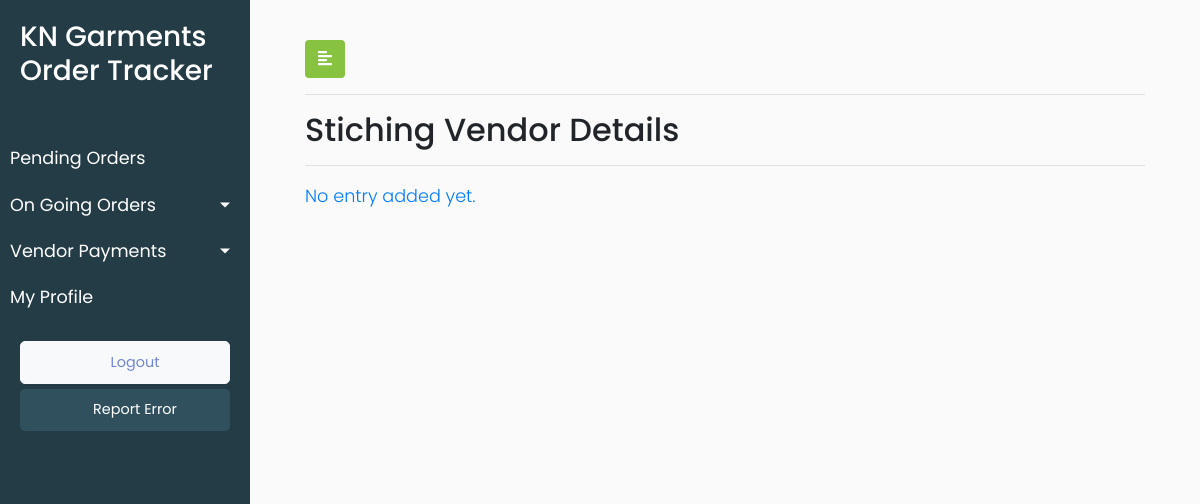
Page /vendor/details/stiching_vendor/13/2/ (signed in) on the earlier database version.
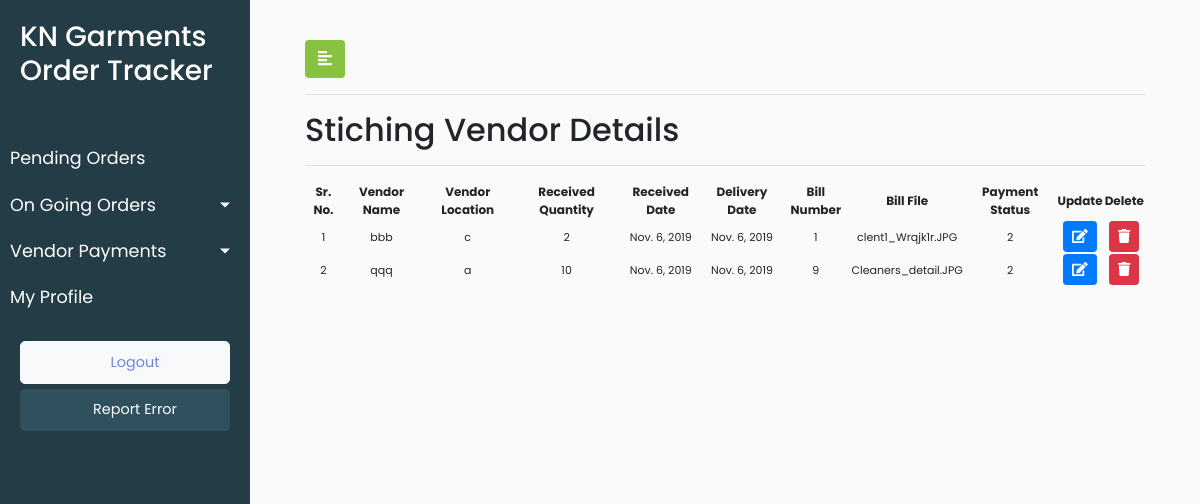
Same page on the later database version.
### KNGarment_Order_TrackPro_App/models.py (models this page shows, shortened)
class Process(models.Model):
    Paid = 1
    Pending = 2
    PAYMENT_STATUS=((Paid,'Paid'), (Pending,'Pending'))
    process_vendor_name = models.CharField(max_length=920,blank=True)
    process_vendor_location = models.CharField(max_length=920,blank=True)
    process_received_quantity = models.IntegerField(blank=True,null=True)
    process_received_date = models.DateField(default=timezone.now)
    process_delivery_date = models.DateField(default=timezone.now)
    process_bill_number = models.IntegerField(blank=True,default=0)
    process_bill_file = models.FileField(blank=True)
    process_payment_status = models.PositiveSmallIntegerField(choices=PAYMENT_STATUS,default=Pending,blank=True)
    process_date_of_entry = models.DateTimeField(default=timezone.now)
    process_vendor_id = models.ForeignKey(Vendor, on_delete = models.CASCADE,blank=True)
    process_order_id = models.ForeignKey(Orders, on_delete=models.CASCADE,blank=True)
    process_customuser_id = models.ForeignKey(CustomUser,on_delete=models.CASCADE,default=1)
    objects = InheritanceManager()
    class Meta:
        verbose_name_plural = "Process List"
        verbose_name = "Process"

class Stiching(Process):
    Stiching = 2
    process_type = models.PositiveSmallIntegerField(default=Stiching)
    stiching_average_one = models.FloatField()
    stiching_average_two = models.FloatField()
    stiching_average_three = models.FloatField()
    stiching_rate_one = models.FloatField()
    stiching_rate_two = models.FloatField()
    stiching_rate_three = models.FloatField()
    stiching_opening_fabric_stock = models.IntegerField()
    stiching_opening_stock_date = models.DateField(default=timezone.now)
    stiching_fabric_bill_date = models.DateField(default=timezone.now)
    stiching_fabric_used = models.CharField(max_length=920)
    stiching_fabric_bill_number = models.CharField(max_length=920,blank=True)
    class Meta:
        verbose_name_plural = "Stiching Orders List"
        verbose_name = "Stiching Order"

class Process(models.Model):
    Paid = 1
    Pending = 2
    PAYMENT_STATUS=((Paid,'Paid'), (Pending,'Pending'))
    process_vendor_name = models.CharField(max_length=920,blank=True)
    process_vendor_location = models.CharField(max_length=920,blank=True)
    process_received_quantity = models.IntegerField(blank=True,null=True)
    process_received_date = models.DateField(default=timezone.now)
    process_delivery_date = models.DateField(default=timezone.now)
    process_bill_number = models.IntegerField(blank=True,default=0)
    process_bill_file = models.FileField(blank=True)
    process_payment_status = models.PositiveSmallIntegerField(choices=PAYMENT_STATUS,default=Pending,blank=True)
    process_date_of_entry = models.DateTimeField(default=timezone.now)
    process_vendor_id = models.ForeignKey(Vendor, on_delete = models.CASCADE,blank=True)
    process_order_id = models.ForeignKey(Orders, on_delete=models.CASCADE,blank=True)
    process_customuser_id = models.ForeignKey(CustomUser,on_delete=models.CASCADE,default=1)
    objects = InheritanceManager()
    class Meta:
        verbose_name_plural = "Process List"
        verbose_name = "Process"

### KNGarment_Order_TrackPro_App/views.py (the view)
# urls.py: re_path(r'^vendor/details/stiching_vendor/(?P<vendor_id>[\w\-\s\(\)]+)/(?P<payment_status>\w+)/$',views.stiching_order_vendor_payment_details,name='stiching_order_vendor_payment_details'),
def stiching_order_vendor_payment_details(request,vendor_id,payment_status):
    user_role = request.user.user_role
    stiching_objects = Stiching.objects.filter(process_customuser_id=vendor_id,process_payment_status=payment_status).all()
    data = {"user_role":user_role, "stiching_objects": stiching_objects }
    return render(request,'KNGarment_Order_TrackPro_App/stiching_order_vendor_payment_details.html',data)

### KNGarment_Order_TrackPro_App/templates/KNGarment_Order_TrackPro_App/stiching_order_vendor_payment_details.html (shortened to what this page needs)
{% extends 'KNGarment_Order_TrackPro_App/base.html' %}
{% load static %}
{% block stylesheets %}
<link rel="stylesheet" href="//cdn.datatables.net/1.10.19/css/jquery.dataTables.min.css">
{% endblock stylesheets %}
{% block content %}
<div id="content">
	 <div class="container-fluid">
                <button type="button" id="sidebarCollapse" class="btn" style="background-color: #87c241;color: white">
                    <i class="fas fa-align-left"></i>
                </button>
        <hr>
               <h2>Stiching Vendor Details</h2>
                <hr>
                         <div>
                       {% if stiching_objects %}
                       <table id="test_table" class="display" style="width:100%; text-align: center">
                       <thead style="font-size:12px">
                                <tr>
                                    <th class="text-center" scope="col">Sr. No.</th>
                                    <th class="text-center" scope="col">Vendor Name</th>
                                    <th class="text-center" scope="col">Vendor Location</th>
                                    <th class="text-center" scope="col">Received Quantity</th>
                                    <th class="text-center" scope="col">Received Date</th>
                                    <th class="text-center" scope="col">Delivery Date</th>
                                    <th class="text-center" scope="col">Bill Number</th>
                                    <th class="text-center" scope="col">Bill File</th>
                                    <th class="text-center" scope="col">Payment Status</th>
                                    <th class="text-center" scope="col">Update</th>
                                    <th class="text-center" scope="col">Delete</th>
                                </tr>
                            </thead>
                             <tbody style="font-size:11px">
                                   {% for stiching in stiching_objects %}
                                <tr>
                                    <td class="text-center" scope="row" >{{ forloop.counter }}</td>
                                    <td class="text-center">{{ stiching.process_vendor_name }}</td>
                                    <td class="text-center">{{ stiching.process_vendor_location }}</td>
                                    <td class="text-center">{{ stiching.process_received_quantity }}</td>
                                    <td class="text-center">{{ stiching.process_received_date }}</td>
                                    <td class="text-center">{{ stiching.process_delivery_date }}</td>
                                    <td class="text-center">{{ stiching.process_bill_number }}</td>
                                    <td class="text-center">{{ stiching.process_bill_file }}</td>
                                    <td class="text-center">{{ stiching.process_payment_status }}</td>
                                    <td>
                            <button type="button" class="update_stiching btn btn-sm btn-primary" data-id="">
                                <span class="fa fa-edit"></span>
                            </button>
                        </td>
                        <td>
                            <button type="button" class="delete_stiching btn btn-sm btn-danger" data-id="">
                                <span class="fa fa-trash"></span>
                            </button>
                        </td>
                                </tr>
                                {% endfor %}
                            </tbody>
                             </table>
                             {% else %}
			<p class="no-leads text-primary">No entry added yet.</p>
			{% endif %}
                </div>
            </div>
            </div>
{% endblock %}

### KNGarment_Order_TrackPro_App/templates/KNGarment_Order_TrackPro_App/base.html (shortened to what this page needs)
<!DOCTYPE html>
<html>
{% load static %}
<head>
    <link rel="stylesheet" href="https://stackpath.bootstrapcdn.com/bootstrap/4.1.0/css/bootstrap.min.css">
    <link rel="stylesheet" href="{% static 'KNGarment_Order_TrackPro_App/style.css' %}">
    <link rel="stylesheet" href="https://cdnjs.cloudflare.com/ajax/libs/malihu-custom-scrollbar-plugin/3.1.5/jquery.mCustomScrollbar.min.css">
	{% block stylesheets %}
	{% endblock stylesheets %}
</head>
<body>
    <div class="wrapper">
        <nav id="sidebar">
            <div class="sidebar-header">
                <h3>KN Garments Order Tracker</h3>
            </div>
            <ul class="list-unstyled components">
                <li>
                    <a href="{% url 'KNGarment_Order_TrackPro_App:update_order_detail' %}">Pending Orders</a>
                </li>
                <li class="active">
                    <a href="#ongoingSubmenu" data-toggle="collapse" aria-expanded="false" class="dropdown-toggle">On Going Orders</a>
                </li>
                <li class="active">
                    <a href="#paymentSubmenuforvendor" data-toggle="collapse" aria-expanded="false" class="dropdown-toggle">Vendor Payments</a>
                </li>
                <li>
                    <a href="">My Profile</a>
                </li>
                <ul class="list-unstyled CTAs">
                    <li>
                        <a href="{% url 'KNGarment_Order_TrackPro_App:logout' %}" class="btn btn-light">
                            <font color="#7386D5">Logout</font>
                        </a>
                    </li>
                    <li>
                        <a href="{% url 'KNGarment_Order_TrackPro_App:report_error' %}" class="article">Report Error</a>
                    </li>
                </ul>
            </ul>
        </nav>
            {% block content %}
            {% endblock %}
    </div>
</body>
</html>

### KNGarment_Order_TrackPro_App/static/KNGarment_Order_TrackPro_App/style.css (style rules this page uses)
body { font-family: 'Poppins', sans-serif; background: #fafafa; }
a, a:hover, a:focus { color: inherit; text-decoration: none; transition: all 0.3s; }
.wrapper { display: flex; width: 100%; }
#sidebar { width: 250px; position: fixed; top: 0; left: 0; height: 100vh; z-index: 999; background: #243c46; color: #fff; transition: all 0.3s; }
#sidebar .sidebar-header { padding: 20px; background: #243c46; }
#sidebar ul.components { padding: 20px 0; border-bottom: 1px solid #243c46; }
#sidebar ul li a { padding: 10px; font-size: 1.1em; display: block; }
#sidebar ul li.active>a, a[aria-expanded="true"] { color: #fff; background: #243c46; }
a[data-toggle="collapse"] { position: relative; }
.dropdown-toggle::after { display: block; position: absolute; top: 50%; right: 20px; transform: translateY(-50%); }
ul ul a { font-size: 0.9em !important; padding-left: 30px !important; background: #30505E; }
ul.CTAs { padding: 20px; }
ul.CTAs a { text-align: center; font-size: 0.9em !important; display: block; border-radius: 5px; margin-bottom: 5px; }
a.article, a.article:hover { background: #30505E !important; color: #fff !important; }
#content { width: calc(100% - 250px); padding: 40px; min-height: 100vh; transition: all 0.3s; position: absolute; top: 0; right: 0; }

Differences in the rows shown:
added Stiching: process_vendor_name "bbb", process_vendor_location "c", process_received_quantity "2", process_received_date "Nov. 6, 2019", process_delivery_date "Nov. 6, 2019", process_bill_number "1", process_bill_file "clent1_Wrqjk1r.JPG", process_payment_status "2"
added Stiching: process_vendor_name "qqq", process_vendor_location "a", process_received_quantity "10", process_received_date "Nov. 6, 2019", process_delivery_date "Nov. 6, 2019", process_bill_number "9", process_bill_file "Cleaners_detail.JPG", process_payment_status "2"
Other differences:
text no longer shown: "No entry added yet."
text now shown: "Sr. No. Vendor Name Vendor Location Received Quantity Received Date Delivery Date Bill Number Bill File Payment Status Update Delete"
